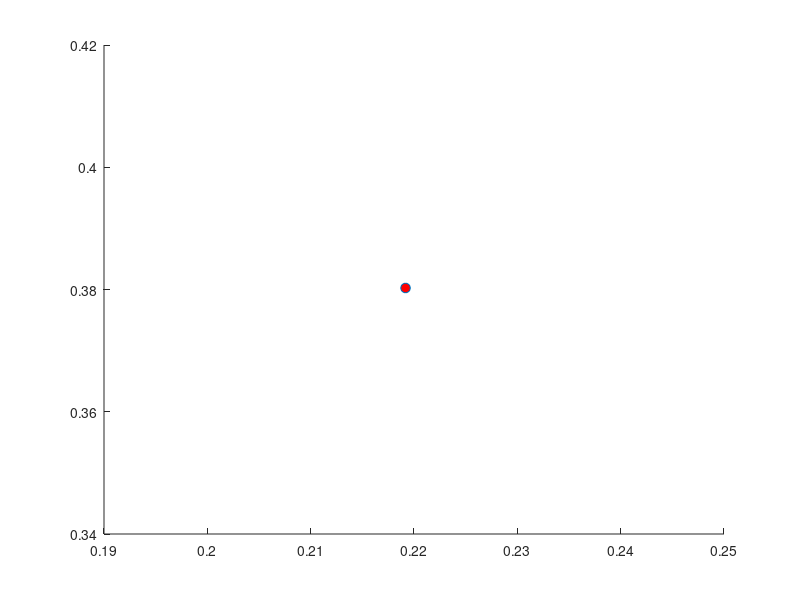

MATLAB code for this plot: (Note: this script raises an error after producing the figure.)
clc
close all
%textprogressbar('running sim:   ');
ratio = 0.2;
loc = 0.5;
top = 1;
right = 1;
d = 0.5;
dt = 0.001;
T = 100;
t = 1:T/dt;

sigma = 0.0;

x_r = rand();
y_r = rand();
vx = 2;
vy = -1;
p = [x_r y_r]';
v = [vx vy]';
h_x = x_r;
h_y = y_r;


figure
hold on
h = scatter(x_r,y_r,50,'o','MarkerFaceColor','r');
h.XDataSource = 'x_r';
h.YDataSource = 'y_r';


region = real_region(p,d);
changes = 0;
act_changes = 0;
available_length = gate_length*(1-ratio);
blank_length = gate_length-available_length;

perf = ones(length(t),1);
phist= ones(length(t),2);

for i = 1:length(t)
    pn = p+dt*v;
    if(pn(1)>=right || pn(1)<=0)
        wall = [0 1];
        angle = 2*atan2(v(1)*wall(2)-v(2)*wall(1),v(1)*wall(1)+ v(2)*wall(2));
        R = [cos(angle) -sin(angle); sin(angle) cos(angle)];
        v = R*v+sigma*randn(2,1);
    end
    if(pn(2)>=top || pn(2)<=0)
        wall = [1 0];
        angle = 2*atan2(v(1)*wall(2)-v(2)*wall(1),v(1)*wall(1)+ v(2)*wall(2));
        R = [cos(angle) -sin(angle); sin(angle) cos(angle)];
        v = R*v+sigma*randn(2,1);
    end
    
    %plot([p(1) pn(1)],[p(2) pn(2)],'r','LineWidth',1);
    
    p = pn;
    new_region = real_region(p,d);
    if(new_region~=region)
        if((p(2)<=loc-blank_length/2)||(p(2)>=loc+blank_length/2))
            changes = changes+1;
        end
        act_changes = act_changes+1;
        region = new_region;
    end
    
    x_r = p(1);
    y_r = p(2);
    perf(i) = changes/act_changes;
    phist(i,:) = p;
    progress = i/length(t)*100;
    %textprogressbar(progress);
    
end
refreshdata
plot(phist(:,1),phist(:,2),'r','LineWidth',1);
plot_gate(ratio,loc,top,right,d);
hold off
axis([0 right 0 top])
t = linspace(0,T,T/dt);
figure
plot(t,perf,'LineWidth',1.2)
ylim([0 1])

